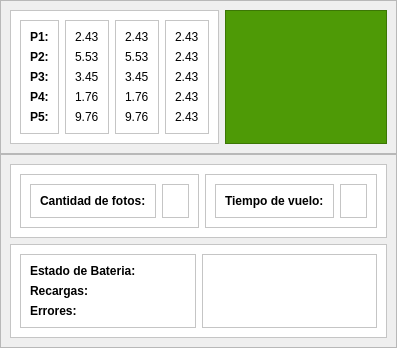
                                 <widget class="QWidget" name="tab_3">
                                  <attribute name="title">
                                   <string>DRON 3</string>
                                  </attribute>
                                  <layout class="QVBoxLayout" name="verticalLayout_116">
                                   <property name="spacing">
                                    <number>0</number>
                                   </property>
                                   <property name="leftMargin">
                                    <number>0</number>
                                   </property>
                                   <property name="topMargin">
                                    <number>0</number>
                                   </property>
                                   <property name="rightMargin">
                                    <number>0</number>
                                   </property>
                                   <property name="bottomMargin">
                                    <number>0</number>
                                   </property>
                                   <item>
                                    <widget class="QFrame" name="frame_100">
                                     <property name="frameShape">
                                      <enum>QFrame::StyledPanel</enum>
                                     </property>
                                     <property name="frameShadow">
                                      <enum>QFrame::Raised</enum>
                                     </property>
                                     <layout class="QHBoxLayout" name="horizontalLayout_59">
                                      <item>
                                       <widget class="QFrame" name="frame_101">
                                        <property name="styleSheet">
                                         <string notr="true">background-color: rgb(255, 255, 255);</string>
                                        </property>
                                        <property name="frameShape">
                                         <enum>QFrame::StyledPanel</enum>
                                        </property>
                                        <property name="frameShadow">
                                         <enum>QFrame::Raised</enum>
                                        </property>
                                        <layout class="QHBoxLayout" name="horizontalLayout_60">
                                         <item>
                                          <widget class="QFrame" name="frame_102">
                                           <property name="frameShape">
                                            <enum>QFrame::StyledPanel</enum>
                                           </property>
                                           <property name="frameShadow">
                                            <enum>QFrame::Raised</enum>
                                           </property>
                                           <layout class="QVBoxLayout" name="verticalLayout_112">
                                            <item>
                                             <widget class="QLabel" name="label_126">
                                              <property name="font">
                                               <font>
                                                <weight>75</weight>
                                                <bold>true</bold>
                                               </font>
                                              </property>
                                              <property name="text">
                                               <string>P1:</string>
                                              </property>
                                             </widget>
                                            </item>
                                            <item>
                                             <widget class="QLabel" name="label_127">
                                              <property name="font">
                                               <font>
                                                <weight>75</weight>
                                                <bold>true</bold>
                                               </font>
                                              </property>
                                              <property name="text">
                                               <string>P2:</string>
                                              </property>
                                             </widget>
                                            </item>
                                            <item>
                                             <widget class="QLabel" name="label_128">
                                              <property name="font">
                                               <font>
                                                <weight>75</weight>
                                                <bold>true</bold>
                                               </font>
                                              </property>
                                              <property name="text">
                                               <string>P3:</string>
                                              </property>
                                             </widget>
                                            </item>
                                            <item>
                                             <widget class="QLabel" name="label_129">
                                              <property name="font">
                                               <font>
                                                <weight>75</weight>
                                                <bold>true</bold>
                                               </font>
                                              </property>
                                              <property name="text">
                                               <string>P4:</string>
                                              </property>
                                             </widget>
                                            </item>
                                            <item>
                                             <widget class="QLabel" name="label_130">
                                              <property name="font">
                                               <font>
                                                <weight>75</weight>
                                                <bold>true</bold>
                                               </font>
                                              </property>
                                              <property name="text">
                                               <string>P5:</string>
                                              </property>
                                             </widget>
                                            </item>
                                           </layout>
                                          </widget>
                                         </item>
                                         <item>
                                          <widget class="QFrame" name="frame_103">
                                           <property name="frameShape">
                                            <enum>QFrame::StyledPanel</enum>
                                           </property>
                                           <property name="frameShadow">
                                            <enum>QFrame::Raised</enum>
                                           </property>
                                           <layout class="QVBoxLayout" name="verticalLayout_113">
                                            <item>
                                             <widget class="QLabel" name="label_131">
                                              <property name="text">
                                               <string>2.43</string>
                                              </property>
                                             </widget>
                                            </item>
                                            <item>
                                             <widget class="QLabel" name="label_132">
                                              <property name="text">
                                               <string>5.53</string>
                                              </property>
                                             </widget>
                                            </item>
                                            <item>
                                             <widget class="QLabel" name="label_133">
                                              <property name="text">
                                               <string>3.45</string>
                                              </property>
                                             </widget>
                                            </item>
                                            <item>
                                             <widget class="QLabel" name="label_134">
                                              <property name="text">
                                               <string>1.76</string>
                                              </property>
                                             </widget>
                                            </item>
                                            <item>
                                             <widget class="QLabel" name="label_135">
                                              <property name="text">
                                               <string>9.76</string>
                                              </property>
                                             </widget>
                                            </item>
                                           </layout>
                                          </widget>
                                         </item>
                                         <item>
                                          <widget class="QFrame" name="frame_104">
                                           <property name="frameShape">
                                            <enum>QFrame::StyledPanel</enum>
                                           </property>
                                           <property name="frameShadow">
                                            <enum>QFrame::Raised</enum>
                                           </property>
                                           <layout class="QVBoxLayout" name="verticalLayout_114">
                                            <item>
                                             <widget class="QLabel" name="label_136">
                                              <property name="text">
                                               <string>2.43</string>
                                              </property>
                                             </widget>
                                            </item>
                                            <item>
                                             <widget class="QLabel" name="label_137">
                                              <property name="text">
                                               <string>5.53</string>
                                              </property>
                                             </widget>
                                            </item>
                                            <item>
                                             <widget class="QLabel" name="label_138">
                                              <property name="text">
                                               <string>3.45</string>
                                              </property>
                                             </widget>
                                            </item>
                                            <item>
                                             <widget class="QLabel" name="label_139">
                                              <property name="text">
                                               <string>1.76</string>
                                              </property>
                                             </widget>
                                            </item>
                                            <item>
                                             <widget class="QLabel" name="label_140">
                                              <property name="text">
                                               <string>9.76</string>
                                              </property>
                                             </widget>
                                            </item>
                                           </layout>
                                          </widget>
                                         </item>
                                         <item>
                                          <widget class="QFrame" name="frame_105">
                                           <property name="frameShape">
                                            <enum>QFrame::StyledPanel</enum>
                                           </property>
                                           <property name="frameShadow">
                                            <enum>QFrame::Raised</enum>
                                           </property>
                                           <layout class="QVBoxLayout" name="verticalLayout_115">
                                            <item>
                                             <widget class="QLabel" name="label_141">
                                              <property name="text">
                                               <string>2.43</string>
                                              </property>
                                             </widget>
                                            </item>
                                            <item>
                                             <widget class="QLabel" name="label_142">
                                              <property name="text">
                                               <string>2.43</string>
                                              </property>
                                             </widget>
                                            </item>
                                            <item>
                                             <widget class="QLabel" name="label_143">
                                              <property name="text">
                                               <string>2.43</string>
                                              </property>
                                             </widget>
                                            </item>
                                            <item>
                                             <widget class="QLabel" name="label_144">
                                              <property name="text">
                                               <string>2.43</string>
                                              </property>
                                             </widget>
                                            </item>
                                            <item>
                                             <widget class="QLabel" name="label_145">
                                              <property name="text">
                                               <string>2.43</string>
                                              </property>
                                             </widget>
                                            </item>
                                           </layout>
                                          </widget>
                                         </item>
                                        </layout>
                                       </widget>
                                      </item>
                                      <item>
                                       <widget class="QFrame" name="frame_106">
                                        <property name="styleSheet">
                                         <string notr="true">background-color: rgb(78, 154, 6);</string>
                                        </property>
                                        <property name="frameShape">
                                         <enum>QFrame::StyledPanel</enum>
                                        </property>
                                        <property name="frameShadow">
                                         <enum>QFrame::Raised</enum>
                                        </property>
                                        <layout class="QHBoxLayout" name="horizontalLayout_61"/>
                                       </widget>
                                      </item>
                                     </layout>
                                    </widget>
                                   </item>
                                   <item>
                                    <widget class="QFrame" name="frame_89">
                                     <property name="frameShape">
                                      <enum>QFrame::StyledPanel</enum>
                                     </property>
                                     <property name="frameShadow">
                                      <enum>QFrame::Raised</enum>
                                     </property>
                                     <layout class="QVBoxLayout" name="verticalLayout_105">
                                      <item>
                                       <widget class="QFrame" name="frame_90">
                                        <property name="styleSheet">
                                         <string notr="true">background-color: rgb(255, 255, 255);</string>
                                        </property>
                                        <property name="frameShape">
                                         <enum>QFrame::StyledPanel</enum>
                                        </property>
                                        <property name="frameShadow">
                                         <enum>QFrame::Raised</enum>
                                        </property>
                                        <layout class="QHBoxLayout" name="horizontalLayout_55">
                                         <item>
                                          <widget class="QFrame" name="frame_91">
                                           <property name="frameShape">
                                            <enum>QFrame::StyledPanel</enum>
                                           </property>
                                           <property name="frameShadow">
                                            <enum>QFrame::Raised</enum>
                                           </property>
                                           <layout class="QHBoxLayout" name="horizontalLayout_56">
                                            <item>
                                             <widget class="QFrame" name="frame_92">
                                              <property name="frameShape">
                                               <enum>QFrame::StyledPanel</enum>
                                              </property>
                                              <property name="frameShadow">
                                               <enum>QFrame::Raised</enum>
                                              </property>
                                              <layout class="QVBoxLayout" name="verticalLayout_106">
                                               <item>
                                                <widget class="QLabel" name="label_116">
                                                 <property name="font">
                                                  <font>
                                                   <weight>75</weight>
                                                   <bold>true</bold>
                                                  </font>
                                                 </property>
                                                 <property name="text">
                                                  <string>Cantidad de fotos:</string>
                                                 </property>
                                                </widget>
                                               </item>
                                              </layout>
                                             </widget>
                                            </item>
                                            <item>
                                             <widget class="QFrame" name="frame_93">
                                              <property name="frameShape">
                                               <enum>QFrame::StyledPanel</enum>
                                              </property>
                                              <property name="frameShadow">
                                               <enum>QFrame::Raised</enum>
                                              </property>
                                              <layout class="QVBoxLayout" name="verticalLayout_107">
                                               <item>
                                                <widget class="QLabel" name="label_117">
                                                 <property name="text">
                                                  <string/>
                                                 </property>
                                                </widget>
                                               </item>
                                              </layout>
                                             </widget>
                                            </item>
                                           </layout>
                                          </widget>
                                         </item>
                                         <item>
                                          <widget class="QFrame" name="frame_94">
                                           <property name="frameShape">
                                            <enum>QFrame::StyledPanel</enum>
                                           </property>
                                           <property name="frameShadow">
                                            <enum>QFrame::Raised</enum>
                                           </property>
                                           <layout class="QHBoxLayout" name="horizontalLayout_57">
                                            <item>
                                             <widget class="QFrame" name="frame_95">
                                              <property name="frameShape">
                                               <enum>QFrame::StyledPanel</enum>
                                              </property>
                                              <property name="frameShadow">
                                               <enum>QFrame::Raised</enum>
                                              </property>
                                              <layout class="QVBoxLayout" name="verticalLayout_108">
                                               <item>
                                                <widget class="QLabel" name="label_118">
                                                 <property name="font">
                                                  <font>
                                                   <weight>75</weight>
                                                   <bold>true</bold>
                                                  </font>
                                                 </property>
                                                 <property name="text">
                                                  <string>Tiempo de vuelo:</string>
                                                 </property>
                                                </widget>
                                               </item>
                                              </layout>
                                             </widget>
                                            </item>
                                            <item>
                                             <widget class="QFrame" name="frame_96">
                                              <property name="frameShape">
                                               <enum>QFrame::StyledPanel</enum>
                                              </property>
                                              <property name="frameShadow">
                                               <enum>QFrame::Raised</enum>
                                              </property>
                                              <layout class="QVBoxLayout" name="verticalLayout_109">
                                               <item>
                                                <widget class="QLabel" name="label_119">
                                                 <property name="text">
                                                  <string/>
                                                 </property>
                                                </widget>
                                               </item>
                                              </layout>
                                             </widget>
                                            </item>
                                           </layout>
                                          </widget>
                                         </item>
                                        </layout>
                                       </widget>
                                      </item>
                                      <item>
                                       <widget class="QFrame" name="frame_97">
                                        <property name="styleSheet">
                                         <string notr="true">background-color: rgb(255, 255, 255);</string>
                                        </property>
                                        <property name="frameShape">
                                         <enum>QFrame::StyledPanel</enum>
                                        </property>
                                        <property name="frameShadow">
                                         <enum>QFrame::Raised</enum>
                                        </property>
                                        <layout class="QHBoxLayout" name="horizontalLayout_58">
                                         <item>
                                          <widget class="QFrame" name="frame_98">
                                           <property name="frameShape">
                                            <enum>QFrame::StyledPanel</enum>
                                           </property>
                                           <property name="frameShadow">
                                            <enum>QFrame::Raised</enum>
                                           </property>
                                           <layout class="QVBoxLayout" name="verticalLayout_110">
                                            <item>
                                             <widget class="QLabel" name="label_120">
                                              <property name="font">
                                               <font>
                                                <weight>75</weight>
                                                <bold>true</bold>
                                               </font>
                                              </property>
                                              <property name="text">
                                               <string>Estado de Bateria:</string>
                                              </property>
                                             </widget>
                                            </item>
                                            <item>
                                             <widget class="QLabel" name="label_121">
                                              <property name="font">
                                               <font>
                                                <weight>75</weight>
                                                <bold>true</bold>
                                               </font>
                                              </property>
                                              <property name="text">
                                               <string>Recargas:</string>
                                              </property>
                                             </widget>
                                            </item>
                                            <item>
                                             <widget class="QLabel" name="label_122">
                                              <property name="font">
                                               <font>
                                                <weight>75</weight>
                                                <bold>true</bold>
                                               </font>
                                              </property>
                                              <property name="text">
                                               <string>Errores:</string>
                                              </property>
                                             </widget>
                                            </item>
                                           </layout>
                                          </widget>
                                         </item>
                                         <item>
                                          <widget class="QFrame" name="frame_99">
                                           <property name="frameShape">
                                            <enum>QFrame::StyledPanel</enum>
                                           </property>
                                           <property name="frameShadow">
                                            <enum>QFrame::Raised</enum>
                                           </property>
                                           <layout class="QVBoxLayout" name="verticalLayout_111">
                                            <item>
                                             <widget class="QLabel" name="label_123">
                                              <property name="text">
                                               <string/>
                                              </property>
                                             </widget>
                                            </item>
                                            <item>
                                             <widget class="QLabel" name="label_124">
                                              <property name="text">
                                               <string/>
                                              </property>
                                             </widget>
                                            </item>
                                            <item>
                                             <widget class="QLabel" name="label_125">
                                              <property name="text">
                                               <string/>
                                              </property>
                                             </widget>
                                            </item>
                                           </layout>
                                          </widget>
                                         </item>
                                        </layout>
                                       </widget>
                                      </item>
                                     </layout>
                                    </widget>
                                   </item>
                                  </layout>
                                 </widget>
